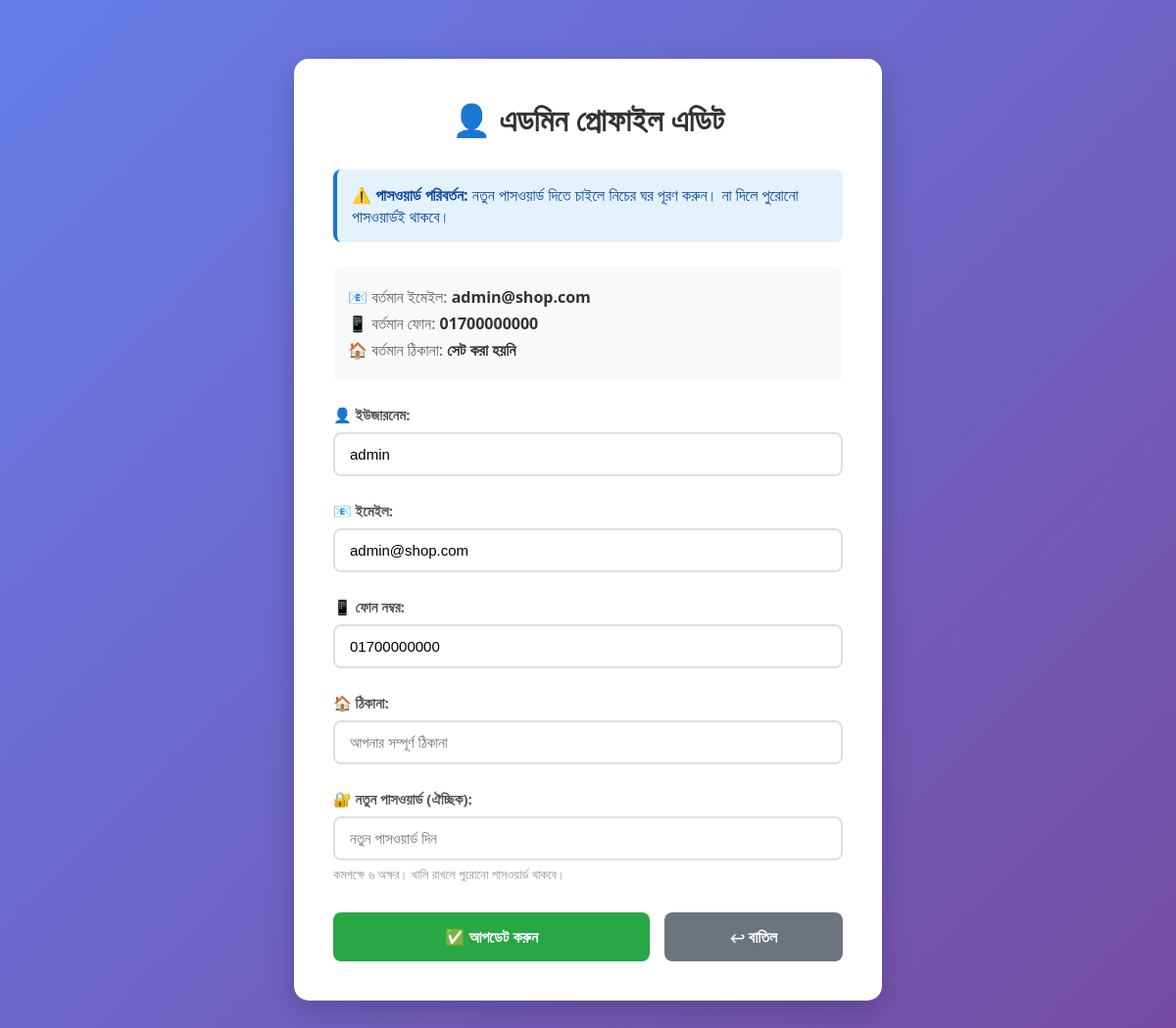
The app's page /admin/profile/edit (signed in) with its own data.
### models.py (models this page shows)
class User(UserMixin, db.Model):
    id = db.Column(db.Integer, primary_key=True)
    username = db.Column(db.String(80), unique=True, nullable=False)
    email = db.Column(db.String(120), unique=True, nullable=False)
    phone = db.Column(db.String(20))
    phone_verified = db.Column(db.Boolean, default=False)
    email_verified = db.Column(db.Boolean, default=False)
    two_factor_enabled = db.Column(db.Boolean, default=False)
    two_factor_secret = db.Column(db.String(100))
    password_hash = db.Column(db.String(200), nullable=False)
    address = db.Column(db.Text)
    is_admin = db.Column(db.Boolean, default=False)
    created_at = db.Column(db.DateTime, default=datetime.utcnow)
    orders = db.relationship('Order', backref='customer', lazy=True)
    cart_items = db.relationship('Cart', backref='user', lazy=True)
    reviews = db.relationship('Review', backref='user', lazy=True)

### app.py (the view, shortened to what this page needs)
@app.route('/admin/profile/edit', methods=['GET', 'POST'])
@login_required
def admin_profile_edit():
    if not current_user.is_admin:
        flash('এডমিন এলাকা')
        return redirect(url_for('index'))
    return render_template('admin/profile_edit.html', user=current_user)

### app.py (called while the page is built)
@login_manager.user_loader
def load_user(user_id):
    return User.query.get(int(user_id))

@app.context_processor
def cart_count():
    if current_user.is_authenticated:
        count = Cart.query.filter_by(user_id=current_user.id).count()
        total = sum(item.product.price * item.quantity for item in current_user.cart_items)
        return {'cart_count': count, 'cart_total': total}
    return {'cart_count': 0, 'cart_total': 0}

### templates/admin/profile_edit.html (shortened to what this page needs)
<!DOCTYPE html>
<html>
<head>
</head>
<body>
    <div class="container">
        <h1>👤 এডমিন প্রোফাইল এডিট</h1>
        <div class="info-box">
            <strong>⚠️ পাসওয়ার্ড পরিবর্তন:</strong> নতুন পাসওয়ার্ড দিতে চাইলে নিচের ঘর পূরণ করুন। না দিলে পুরোনো পাসওয়ার্ডই থাকবে।
        </div>
        <div class="current-info">
            <p>📧 বর্তমান ইমেইল: <span>{{ user.email }}</span></p>
            <p>📱 বর্তমান ফোন: <span>{{ user.phone or 'সেট করা হয়নি' }}</span></p>
            <p>🏠 বর্তমান ঠিকানা: <span>{{ user.address or 'সেট করা হয়নি' }}</span></p>
        </div>
        <form method="POST">
            <div class="form-group">
                <label>👤 ইউজারনেম:</label>
                <input type="text" name="username" value="{{ user.username }}" required>
            </div>
            <div class="form-group">
                <label>📧 ইমেইল:</label>
                <input type="email" name="email" value="{{ user.email }}" required>
            </div>
            <div class="form-group">
                <label>📱 ফোন নম্বর:</label>
                <input type="text" name="phone" value="{{ user.phone or '' }}" placeholder="০১*********">
            </div>
            <div class="form-group">
                <label>🏠 ঠিকানা:</label>
                <input type="text" name="address" value="{{ user.address or '' }}" placeholder="আপনার সম্পূর্ণ ঠিকানা">
            </div>
            <div class="form-group">
                <label>🔐 নতুন পাসওয়ার্ড (ঐচ্ছিক):</label>
                <input type="password" name="new_password" placeholder="নতুন পাসওয়ার্ড দিন">
                <div class="password-hint">কমপক্ষে ৬ অক্ষর। খালি রাখলে পুরোনো পাসওয়ার্ড থাকবে।</div>
            </div>
            <div class="btn-group">
                <button type="submit" class="btn-update">✅ আপডেট করুন</button>
                <a href="/admin" class="btn-cancel">↩ বাতিল</a>
            </div>
        </form>
    </div>
</body>
</html>

### templates/admin/profile_edit.html (style rules this page uses)
* { margin: 0; padding: 0; box-sizing: border-box; }
body { font-family: 'Segoe UI', Tahoma, Geneva, Verdana, sans-serif; background: linear-gradient(135deg, #667eea 0%, #764ba2 100%); min-height: 100vh; padding: 20px; }
.container { max-width: 600px; margin: 40px auto; background: white; padding: 40px; border-radius: 15px; box-shadow: 0 10px 30px rgba(0,0,0,0.2); }
h1 { color: #333; margin-bottom: 30px; text-align: center; font-size: 32px; }
.info-box { background: #e3f2fd; color: #0d47a1; padding: 15px; border-radius: 8px; margin-bottom: 25px; border-left: 4px solid #1976d2; }
.form-group { margin-bottom: 25px; }
label { display: block; margin-bottom: 8px; color: #555; font-weight: 600; font-size: 15px; }
input { width: 100%; padding: 12px 15px; border: 2px solid #e0e0e0; border-radius: 8px; font-size: 15px; transition: all 0.3s; }
.password-hint { font-size: 13px; color: #999; margin-top: 5px; }
.btn-group { display: flex; gap: 15px; margin-top: 30px; }
.btn-update { flex: 2; background: #28a745; color: white; padding: 14px 20px; border: none; border-radius: 8px; font-size: 16px; font-weight: bold; cursor: pointer; transition: background 0.3s; }
.btn-cancel { flex: 1; background: #6c757d; color: white; padding: 14px 20px; border: none; border-radius: 8px; font-size: 16px; font-weight: bold; text-decoration: none; text-align: center; transition: background 0.3s; }
.current-info { background: #f8f9fa; padding: 15px; border-radius: 8px; margin-bottom: 25px; }
.current-info p { margin: 5px 0; color: #666; }
.current-info span { font-weight: bold; color: #333; }

### records on screen
User: email "admin@shop.com", phone "01700000000", address "সেট করা হয়নি", username "admin"
